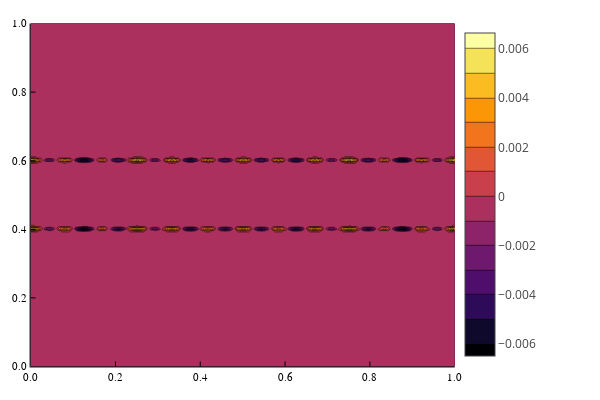

Notebook source saved alongside this figure:
### Code cell
# build mps with QuanticsTCI
u1q, ranks1, errors1 = quanticscrossinterpolate(Float64, u_init_1_func, grid; maxbonddim=max_bond)
u2q, ranks2, errors2 = quanticscrossinterpolate(Float64, u_init_2_func, grid; maxbonddim=max_bond)

# convert to ITensorMPS format
ux = deepcopy(ITensorMPS.MPS(TensorTrain(u1q.tci), sites=s))
uy = deepcopy(ITensorMPS.MPS(TensorTrain(u2q.tci), sites=s))

# build base MPO's
d1x = Diff_1_8_x(dx, s)
d1y = Diff_1_8_y(dx, s)
d2x = Diff_2_8_x(dx, s)
d2y = Diff_2_8_y(dx, s)
dx_dx = apply(d1x, d1x, maxdim=max_bond)
dy_dy = apply(d1y, d1y, maxdim=max_bond)
dx_dy = apply(d1x, d1y, maxdim=max_bond)
del = MPO([delta(s[i], s[i]', s[i]'') for i in 1:length(s)])
plot_mps(uy; trunc=1e-3)

### Figure 1 — Plotly figure (JSON) as saved in the notebook; plotly's stock layout.template omitted (floating-point values rounded to 4 significant figures; data arrays with more than 128 entries replaced by an {"elided": "..."} marker saying what was removed)
{"data": [{"colorbar": {"len": 0.9525, "title": "", "x": 0.7578, "y": 0.5139}, "colorscale": {"elided": "256x2 mixed values"}, "contours": {"coloring": "fill", "showlabels": false}, "name": "y1", "ncontours": 17, "showlegend": false, "showscale": true, "type": "contour", "x": {"elided": "256 float values"}, "xaxis": "x", "y": {"elided": "256 float values"}, "yaxis": "y", "z": {"elided": "256x256 float values"}, "zmax": 0.006628, "zmin": -0.006323}], "layout": {"annotations": [], "height": 400, "legend": {"bgcolor": "rgba(255, 255, 255, 1.000)", "bordercolor": "rgba(0, 0, 0, 1.000)", "borderwidth": 1, "font": {"color": "rgba(0, 0, 0, 1.000)", "family": "sans-serif", "size": 11}, "title": {"font": {"color": "rgba(0, 0, 0, 1.000)", "family": "sans-serif", "size": 15}, "text": ""}, "tracegroupgap": 0, "traceorder": "normal", "x": 1, "xanchor": "auto", "y": 1, "yanchor": "auto"}, "margin": {"b": 20, "l": 0, "r": 0, "t": 20}, "paper_bgcolor": "rgba(255, 255, 255, 1.000)", "plot_bgcolor": "rgba(255, 255, 255, 1.000)", "showlegend": true, "width": 600, "xaxis": {"anchor": "y", "domain": [0.05101, 0.7578], "gridcolor": "rgba(0, 0, 0, 0.100)", "gridwidth": 0.5, "linecolor": "rgba(0, 0, 0, 1.000)", "mirror": false, "range": [0, 1], "showgrid": true, "showline": true, "showticklabels": true, "tickangle": 0, "tickcolor": "rgb(0, 0, 0)", "tickfont": {"color": "rgba(0, 0, 0, 1.000)", "family": "sans-serif", "size": 11}, "tickmode": "array", "ticks": "inside", "ticktext": ["0.0", "0.2", "0.4", "0.6", "0.8", "1.0"], "tickvals": [0, 0.2, 0.4, 0.6, 0.8, 1], "title": "", "titlefont": {"color": "rgba(0, 0, 0, 1.000)", "family": "sans-serif", "size": 15}, "type": "-", "visible": true, "zeroline": false, "zerolinecolor": "rgba(0, 0, 0, 1.000)"}, "yaxis": {"anchor": "x", "domain": [0.03762, 0.9902], "gridcolor": "rgba(0, 0, 0, 0.100)", "gridwidth": 0.5, "linecolor": "rgba(0, 0, 0, 1.000)", "mirror": false, "range": [0, 1], "showgrid": true, "showline": true, "showticklabels": true, "tickangle": 0, "tickcolor": "rgb(0, 0, 0)", "tickfont": {"color": "rgba(0, 0, 0, 1.000)", "family": "sans-serif", "size": 11}, "tickmode": "array", "ticks": "inside", "ticktext": ["0.0", "0.2", "0.4", "0.6", "0.8", "1.0"], "tickvals": [0, 0.2, 0.4, 0.6, 0.8, 1], "title": "", "titlefont": {"color": "rgba(0, 0, 0, 1.000)", "family": "sans-serif", "size": 15}, "type": "-", "visible": true, "zeroline": false, "zerolinecolor": "rgba(0, 0, 0, 1.000)"}}}
